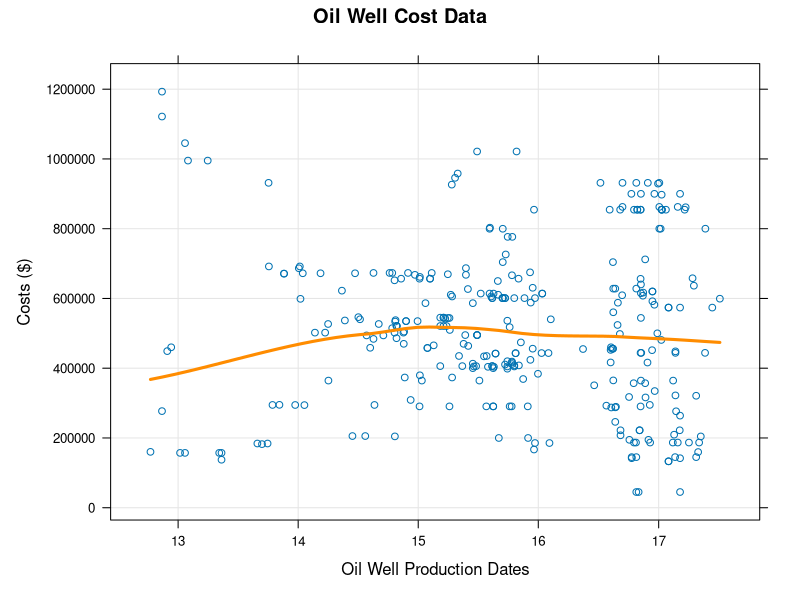

Write the R code that produced this figure.
library(lattice)
Data <- read.csv("afes.csv", header=TRUE)
str(Data)
regmodel <- lm(TangibleDryWell ~ ProductDates, data=Data)
Data$ProductDates <- as.POSIXct(strptime(Data$ProductDates,"%d-%m-%Y"))
xyplot(TangibleDryWell ~ ProductDates, data = Data,
       xlab = "Oil Well Production Dates",
       ylab = "Costs ($)",
       main = "Oil Well Cost Data",
       grid = TRUE,
       type = c("p", "smooth"), col.line = "darkorange", lwd = 3
)
